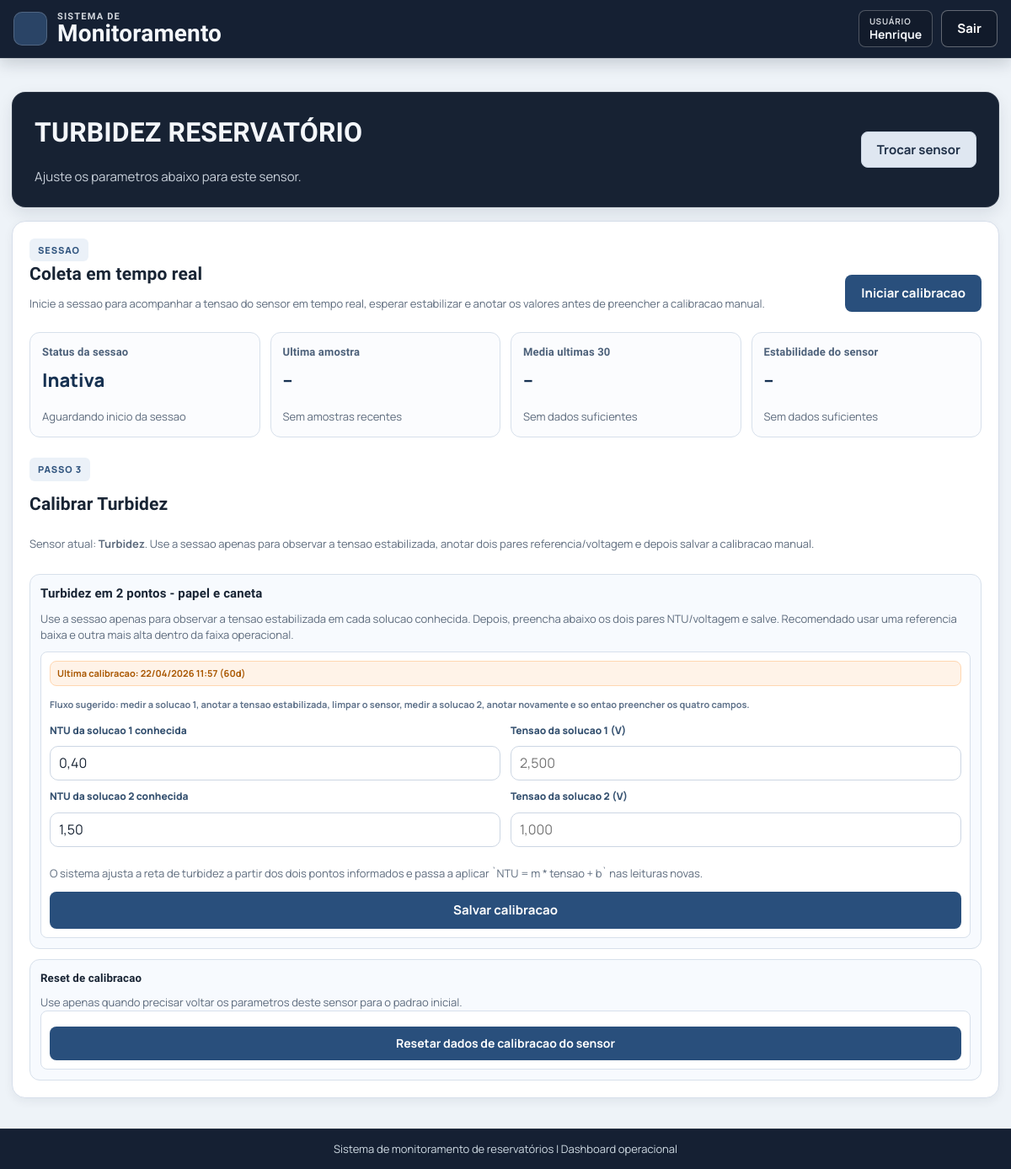
Page /reservatorios/8/calibracao/turbidez/ (signed in) on the earlier database version.
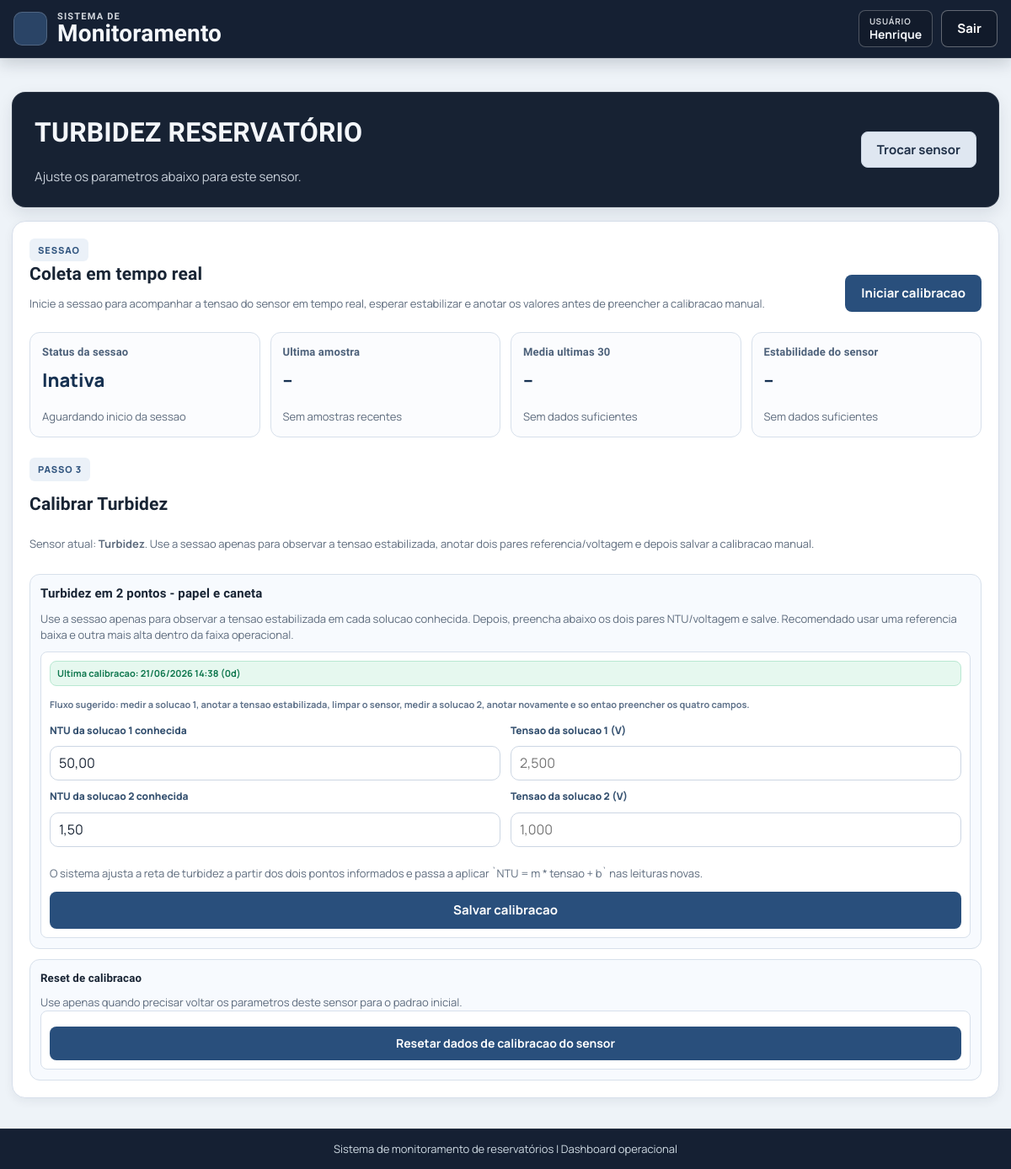
Same page on the later database version.
### app/models.py (models this page shows, shortened)
class PontoMonitoramento(models.Model):
    TIPO_UNICO = "ponto_unico"
    TIPO_ANTES = "antes_tratamento"
    TIPO_DEPOIS = "depois_tratamento"
    TEMPERATURA_INCLINACAO_PADRAO = 1.0
    PH_VOLTAGEM_REFERENCIA_7_PADRAO = 2.39
    PH_INCLINACAO_PADRAO = 0.23
    PH_TEMPERATURA_CALIBRACAO_PADRAO = 25.0
    TDS_INCLINACAO_PADRAO = 1.0
    TURBIDEZ_INCLINACAO_PADRAO = 1.0
    TDS_ALVO_CALIBRACAO_PADRAO = 40.0
    TURBIDEZ_ALVO_CALIBRACAO_PADRAO = 0.4
    TIPOS_LEGADOS = (
        TIPO_ANTES,
        TIPO_DEPOIS,
    )
    TIPOS = (TIPO_UNICO,)
    TIPOS_COMPATIVEIS = (
        TIPO_UNICO,
        TIPO_ANTES,
        TIPO_DEPOIS,
    )
    TIPO_CHOICES = (
        (TIPO_UNICO, "Ponto único"),
    )
    TIPO_ALIASES = {
        TIPO_UNICO: TIPO_UNICO,
        TIPO_ANTES: TIPO_UNICO,
        TIPO_DEPOIS: TIPO_UNICO,
        "pre": TIPO_UNICO,
        "pos": TIPO_UNICO,
        "ponto_unico": TIPO_UNICO,
        "ponto unico": TIPO_UNICO,
    }
    reservatorio = models.ForeignKey(
        Reservatorio,
        on_delete=models.CASCADE,
        related_name="pontos_monitoramento",
    )
    tipo = models.CharField(max_length=32, choices=TIPO_CHOICES)
    status_atual = models.CharField(
        max_length=20,
        choices=Reservatorio.STATUS_CHOICES,
        default=Reservatorio.STATUS_BOM,
    )
    confianca_status = models.FloatField(null=True, blank=True)
    modelo_versao = models.CharField(max_length=64, blank=True, default="")
    temperatura_inclinacao = models.FloatField(default=TEMPERATURA_INCLINACAO_PADRAO)
    temperatura_offset_c = models.FloatField(default=0.0)
    temperatura_valor_referencia_c = models.FloatField(null=True, blank=True)
    temperatura_bruta_referencia_c = models.FloatField(null=True, blank=True)
    temperatura_calibrado_em = models.DateTimeField(null=True, blank=True)
    ph_voltagem_referencia_7 = models.FloatField(default=PH_VOLTAGEM_REFERENCIA_7_PADRAO)
    ph_inclinacao = models.FloatField(default=PH_INCLINACAO_PADRAO)
    ph_temperatura_calibracao_c = models.FloatField(default=PH_TEMPERATURA_CALIBRACAO_PADRAO)
    ph_calibrado_em = models.DateTimeField(null=True, blank=True)
    tds_inclinacao = models.FloatField(default=TDS_INCLINACAO_PADRAO)
    tds_offset_ppm = models.FloatField(default=0.0)
    tds_calibrado_em = models.DateTimeField(null=True, blank=True)
    turbidez_inclinacao = models.FloatField(default=TURBIDEZ_INCLINACAO_PADRAO)
    turbidez_offset_ntu = models.FloatField(default=0.0)
    turbidez_calibrado_em = models.DateTimeField(null=True, blank=True)
    tds_alvo_calibracao_ppm = models.FloatField(default=TDS_ALVO_CALIBRACAO_PADRAO)
    turbidez_alvo_calibracao_ntu = models.FloatField(default=TURBIDEZ_ALVO_CALIBRACAO_PADRAO)
    tds_adc_calibracao = models.IntegerField(null=True, blank=True)
    turbidez_adc_calibracao = models.IntegerField(null=True, blank=True)
    agua_calibrado_em = models.DateTimeField(null=True, blank=True)
    created_at = models.DateTimeField(auto_now_add=True)
    updated_at = models.DateTimeField(auto_now=True)
    class Meta:
        ordering = ["reservatorio_id", "tipo"]
        constraints = [
            models.UniqueConstraint(
                fields=["reservatorio", "tipo"],
                name="uq_ponto_monitoramento_reservatorio_tipo",
            ),
        ]
    @property
    def nome_exibicao(self):
        return "Ponto único"
    @classmethod
    def normalizar_tipo(cls, tipo):
        if not isinstance(tipo, str):
            raise ValueError("ponto_tipo invalido")
        tipo_normalizado = tipo.strip().lower()
        tipo_resolvido = cls.TIPO_ALIASES.get(tipo_normalizado)
        if tipo_resolvido is None:
            raise ValueError("ponto_tipo invalido")
        return tipo_resolvido

### app/views.py (the view)
@login_required(login_url="entrar")
@require_http_methods(["GET"])
def reservatorio_calibracao_sensor(request, reservatorio_id, sensor_id):
    reservatorio = Reservatorio.obter_por_id(reservatorio_id, usuario=request.user)
    if reservatorio is None:
        messages.error(request, "Reservatório não encontrado.")
        return redirect("index")
    reservatorio.garantir_pontos_monitoramento()
    ponto_unico = reservatorio.obter_ponto_monitoramento(PontoMonitoramento.TIPO_UNICO)
    sensor_selecionado = _normalizar_sensor_calibracao(
        sensor_id,
        padrao="temperatura",
    )
    ponto_calibracao = ponto_unico
    return render(
        request,
        "reservatorio/calibracao_sensor.html",
        {
            **_contexto_calibracao_reservatorio(
                reservatorio,
                ponto_unico=ponto_unico,
            ),
            "sensor_selecionado": sensor_selecionado,
            "sensor_selecionado_nome": _rotulo_sensor_calibracao(sensor_selecionado),
            "titulo_calibracao_ativa": _titulo_calibracao_ativa(
                ponto=ponto_calibracao,
                sensor=sensor_selecionado,
            ),
            "ponto_calibracao": ponto_calibracao,
            "temperatura_calibracao_ativa": _resumo_calibracao_temperatura(ponto_calibracao),
            "tds_calibracao_ativa": _resumo_calibracao_tds(ponto_calibracao),
            "turbidez_calibracao_ativa": _resumo_calibracao_turbidez(ponto_calibracao),
            "ph_calibracao_ativa": _resumo_calibracao_ph(ponto_calibracao),
            "sessao_calibracao_ativa": _resumo_sessao_calibracao(
                ponto=ponto_calibracao,
                sensor=sensor_selecionado,
            ),
            "calibracao_intervalo_poll_ms": int(reservatorio.esp32_intervalo_envio_calibracao_s) * 1000,
        },
    )

### app/models.py (called while the page is built)
    @classmethod
    def obter_por_id(cls, reservatorio_id, usuario=None):
        reservatorio_id = cls._normalizar_id(reservatorio_id)
        if reservatorio_id is None:
            return None
        queryset = cls.objects.filter(id=reservatorio_id)
        if usuario is not None:
            queryset = queryset.filter(usuario=usuario)
        return queryset.first()

    def garantir_pontos_monitoramento(self):
        possui_ponto = self.pontos_monitoramento.filter(
            tipo__in=PontoMonitoramento.TIPOS_COMPATIVEIS,
        ).exists()
        if possui_ponto:
            return
        PontoMonitoramento.objects.get_or_create(
            reservatorio=self,
            tipo=PontoMonitoramento.TIPO_UNICO,
        )

    @staticmethod
    def _normalizar_id(reservatorio_id):
        if isinstance(reservatorio_id, int):
            return reservatorio_id if reservatorio_id > 0 else None
        if isinstance(reservatorio_id, str) and reservatorio_id.isdigit():
            return int(reservatorio_id)
        return None

### app/views.py (called while the page is built)
def _titulo_calibracao_ativa(*, ponto, sensor):
    return f"Calibrar {_rotulo_sensor_calibracao(sensor)}"

### app/templates/reservatorio/calibracao_sensor.html (shortened to what this page needs)
{% extends "blocos/base.html" %}
{% load static %}
{% block content %}
<section class="detail-hero calibration-hero">
    <div class="detail-hero-copy">
        <h2>{{ sensor_selecionado_nome|upper }} {{ reservatorio.nome|upper }}</h2>
        <p class="index-hero-subtitle">
            Ajuste os parametros abaixo para este sensor.
        </p>
    </div>
    <div class="detail-hero-actions">
        <a class="btn-secondary" href="{% url 'reservatorio_calibracao' reservatorio.id %}">Trocar sensor</a>
    </div>
</section>
<section class="panel calibration-page-panel">
    <div class="calibration-session-toolbar">
        <div>
            <div class="calibration-step-kicker">Sessao</div>
            <h3>Coleta em tempo real</h3>
            <p class="status-meta calibration-page-intro">
                {% if sensor_selecionado == "ph" or sensor_selecionado == "turbidez" %}
                Inicie a sessao para acompanhar a tensao do sensor em tempo real, esperar estabilizar e anotar os valores antes de preencher a calibracao manual.
                {% else %}
                Inicie a sessao para o ESP32 enviar amostras deste sensor a cada 5 segundos sem misturar com o historico normal.
                {% endif %}
            </p>
        </div>
        <div class="calibration-session-actions">
            {% if sessao_calibracao_ativa.ativa %}
            <form method="post" action="{% url 'reservatorio_calibracao_sessao_encerrar' reservatorio.id sensor_selecionado %}">
                {% csrf_token %}
                <button class="btn-main" type="submit">Encerrar sessao</button>
            </form>
            {% else %}
            <form method="post" action="{% url 'reservatorio_calibracao_sessao_iniciar' reservatorio.id sensor_selecionado %}">
                <button class="btn-main" type="submit">Iniciar calibracao</button>
            </form>
            {% endif %}
        </div>
    </div>
    <div class="calibration-live-grid" id="calibrationLivePanel"
        data-status-url="{% url 'reservatorio_calibracao_sessao_status' reservatorio.id sensor_selecionado %}"
        data-sensor="{{ sensor_selecionado }}"
        data-session-active="{% if sessao_calibracao_ativa.ativa %}true{% else %}false{% endif %}"
        data-status-cursor="{{ sessao_calibracao_ativa.cursor|default:'' }}"
        data-poll-interval-ms="{{ calibracao_intervalo_poll_ms }}">
        <article class="calibration-live-card">
            <h4>Status da sessao</h4>
            <p class="calibration-live-value" data-live-status>
                {% if sessao_calibracao_ativa.ativa %}Ativa{% else %}Inativa{% endif %}
            </p>
            <p class="status-meta" data-live-count>
                {% if sessao_calibracao_ativa.ativa %}{{ sessao_calibracao_ativa.amostras }} amostras recebidas{% else %}Aguardando inicio da sessao{% endif %}
            </p>
        </article>
        <article class="calibration-live-card">
            <h4>Ultima amostra</h4>
            <p class="calibration-live-value" data-live-last-value>--</p>
            <p class="status-meta" data-live-last-meta>Sem amostras recentes</p>
        </article>
        <article class="calibration-live-card">
            <h4>Media ultimas 30</h4>
            <p class="calibration-live-value" data-live-avg-value>--</p>
            <p class="status-meta" data-live-avg-meta>Sem dados suficientes</p>
        </article>
        <article class="calibration-live-card">
            <h4>Estabilidade do sensor</h4>
            <p class="calibration-live-value" data-live-stability-sensor>--</p>
            <p class="status-meta" data-live-stability-sensor-meta>Sem dados suficientes</p>
        </article>
    </div>
    {% include "reservatorio/_calibration_content.html" %}
</section>
{% endblock %}

### app/templates/reservatorio/_calibration_content.html (shortened to what the changed rows need)
{% load l10n %}
{% if sensor_selecionado == "temperatura" %}
<section class="ph-calibration-section">
    <h5>Temperatura</h5>
    <p class="status-meta">
        Informe em quanto a media da temperatura deveria estar. O sistema usa a media estavel da sessao para ajustar a calibracao automaticamente.
    </p>
    <div class="ph-auto-grid calibration-single-grid">
        <form class="ph-auto-card calibration-form-card" method="post" data-calibration-form data-sensor-form="temperatura"
            action="{% url 'reservatorio_calibracao_temperatura_auto' reservatorio.id %}">
            {% csrf_token %}
            <p class="ph-calibration-status calibration-status {% if temperatura_calibracao_ativa.vencida %}is-overdue{% else %}is-ok{% endif %}">
                {% if temperatura_calibracao_ativa.calibrado_em %}
                Ultima calibracao: {{ temperatura_calibracao_ativa.calibrado_em|date:"d/m/Y H:i" }} ({{ temperatura_calibracao_ativa.dias }}d)
                {% else %}
                Ultima calibracao: nunca calibrado
                {% endif %}
            </p>
            <label for="temperatura_referencia_ativa">A media da temperatura deveria estar em (C)</label>
            <input id="temperatura_referencia_ativa" name="temperatura_referencia_c" type="text"
                inputmode="decimal" placeholder="25,00"
                value="{{ ponto_calibracao.temperatura_valor_referencia_c|default:reservatorio.meta_celsius_temperatura|floatformat:2 }}"
                required>
            <details class="calibration-advanced">
                <summary>Ajustes avancados</summary>
                <p class="status-meta">
                    A inclinacao define o quanto o valor final reage a mudancas na leitura bruta do sensor. Nao e recomendado alterar isso sem necessidade.
                </p>
                <label for="temperatura_inclinacao_ativa">Inclinacao atual</label>
                <input id="temperatura_inclinacao_ativa" name="temperatura_inclinacao" type="text"
                    inputmode="decimal" placeholder="1,00" value="{{ ponto_calibracao.temperatura_inclinacao|floatformat:3 }}" required>
            </details>
            <button class="btn-main" type="submit" data-confirm-button disabled>Salvar calibracao</button>
            <p class="status-meta" data-confirm-hint>Aguardando estabilidade do sensor.</p>
        </form>
    </div>
</section>
{% elif sensor_selecionado == "turbidez" %}
<section class="ph-calibration-section">
    <h5>Turbidez em 2 pontos - papel e caneta</h5>
    <p class="status-meta">
        Use a sessao apenas para observar a tensao estabilizada em cada solucao conhecida. Depois, preencha abaixo os dois pares NTU/voltagem e salve. Recomendado usar uma referencia baixa e outra mais alta dentro da faixa operacional.
    </p>
    <div class="ph-manual-grid calibration-single-grid">
        <form class="ph-manual-card calibration-form-card ph-paper-form" method="post" action="{% url 'reservatorio_calibracao_turbidez_auto' reservatorio.id %}">
            <p class="water-calibration-status calibration-status {% if turbidez_calibracao_ativa.vencida %}is-overdue{% else %}is-ok{% endif %}">
                {% if turbidez_calibracao_ativa.calibrado_em %}
                Ultima calibracao: {{ turbidez_calibracao_ativa.calibrado_em|date:"d/m/Y H:i" }} ({{ turbidez_calibracao_ativa.dias }}d)
                {% else %}
                Ultima calibracao: nunca calibrado
                {% endif %}
            </p>
            <p class="ph-voltage-hint">
                Fluxo sugerido: medir a solucao 1, anotar a tensao estabilizada, limpar o sensor, medir a solucao 2, anotar novamente e so entao preencher os quatro campos.
            </p>
            <div class="ph-paper-entry-grid">
                <label for="turbidez_referencia_ponto_1">NTU da solucao 1 conhecida</label>
                <label for="turbidez_tensao_ponto_1">Tensao da solucao 1 (V)</label>
                <input id="turbidez_referencia_ponto_1" name="turbidez_referencia_ponto_1" type="text" inputmode="decimal" placeholder="50,00"
                    value="{{ ponto_calibracao.turbidez_alvo_calibracao_ntu|floatformat:2 }}" required>
                <input id="turbidez_tensao_ponto_1" name="turbidez_tensao_ponto_1" type="text" inputmode="decimal" placeholder="2,500" required>
                <label for="turbidez_referencia_ponto_2">NTU da solucao 2 conhecida</label>
                <label for="turbidez_tensao_ponto_2">Tensao da solucao 2 (V)</label>
                <input id="turbidez_referencia_ponto_2" name="turbidez_referencia_ponto_2" type="text" inputmode="decimal" placeholder="200,00"
                    value="{{ reservatorio.meta_ntu_turbidez|floatformat:2 }}" required>
                <input id="turbidez_tensao_ponto_2" name="turbidez_tensao_ponto_2" type="text" inputmode="decimal" placeholder="1,000" required>
            </div>
            <p class="status-meta">
                O sistema ajusta a reta de turbidez a partir dos dois pontos informados e passa a aplicar `NTU = m * tensao + b` nas leituras novas.
            </p>
            <button class="btn-main" type="submit">Salvar calibracao</button>
        </form>
    </div>
</section>
{% endif %}

Differences in the rows shown:
changed PontoMonitoramento: calibrado_em "22/04/2026 11:57" → "21/06/2026 14:38"; turbidez_referencia_ponto_1 "0,40" → "50,00"
Other differences:
{{ turbidez_calibracao_ativa.dias }}: "60" → "0"
